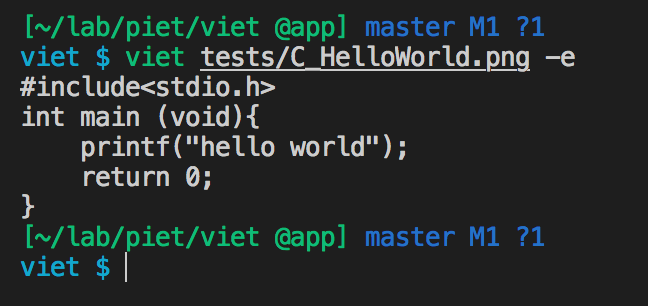
#> input picture images/exec.png, 648 x 306 px
$ python decline.py ../../images/exec.png   (older library calls are emulated)
#> lines starting #> are read from the running program, lines starting #| are printed output that depends on the picture
from PIL import Image
import sys
import os
import os.path
import scipy.misc
from colormath.color_objects import sRGBColor, LabColor
from colormath.color_conversions import convert_color
from colormath.color_diff import delta_e_cie2000
from statistics import median


def decline(imgname):
#> called with imgname = '../../images/exec.png'
    n = 10
    # img = Image.open(imgname)
    img = scipy.misc.imread(imgname, mode='RGBA')
#> img is the input picture: shape (306, 648, 4); mean R, G, B, A 38.1, 44.1, 43.6, 255
    img = Image.fromarray(img)
    print(img.height)
#| 306
    res = Image.new("RGBA", (int(img.width / n), int(img.height / n)))
#> res: PIL image 64x30 RGBA; every value is 0
    for x in range(res.width):
        for y in range(res.height):
            rs, gs, bs, aas = [], [], [], []
            for nx in range(n):
                for ny in range(n):
                    r, g, b, a = img.getpixel((x * n + nx, y * n + ny))
                    rs.append(r)
                    gs.append(g)
                    bs.append(b)
                    aas.append(a)
            res.putpixel((x, y), (int(median(rs)), int(
                median(gs)), int(median(bs)), int(median(aas))))
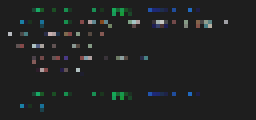
#> res: PIL image 64x30 RGBA (shown 4 times larger); mean R, G, B, A 33, 34.8, 34.6, 255
    os.makedirs("output", exist_ok=True)
    outname = f"output/{os.path.basename(imgname)}"
    res.save(outname)
    print(outname)


if __name__ == "__main__":
    if len(sys.argv) < 2:
        print("len(sys.argv) < 2")
        exit()
    for imgname in sys.argv[1:]:
        decline(imgname)
